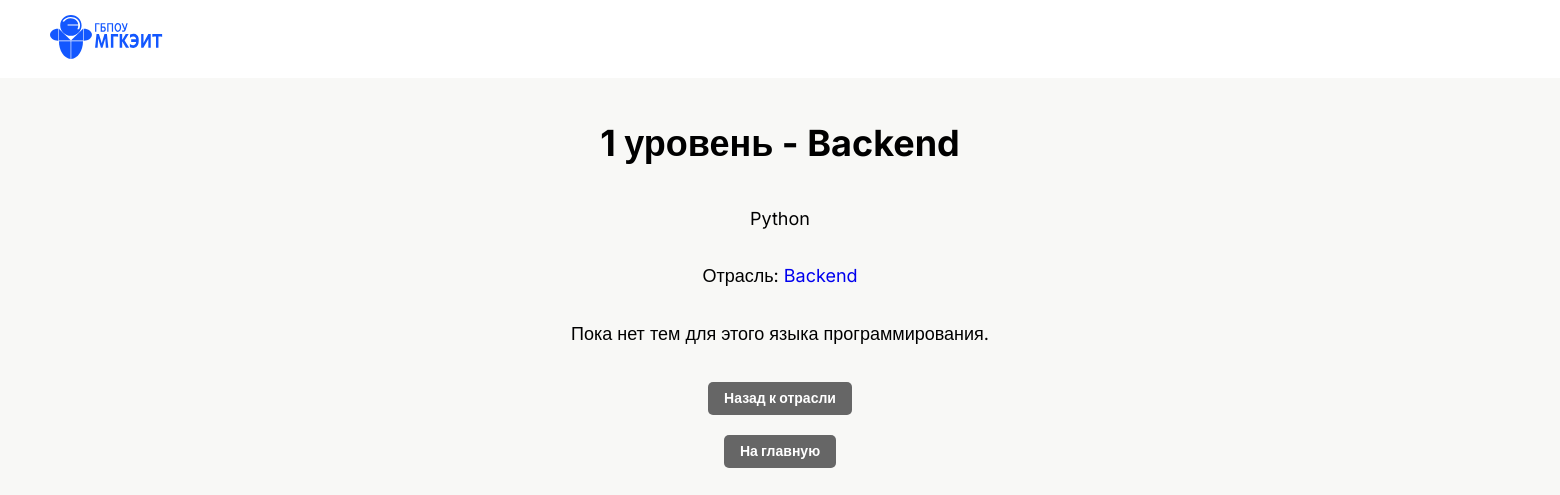
The app's page /sector/backend/lang/1/ with its own data.
### bazaznaniy/models.py (models this page shows, shortened)
class Lang(models.Model):
    sector = models.ForeignKey(Sector, on_delete=models.CASCADE,
                             related_name='langs', verbose_name='Отрасль')
    number = models.IntegerField('Уровень',
                                choices=[(1, '1 уровень'), (2, '2 уровень'),
                                        (3, '3 уровень'), (4, '4 уровень')])
    description = models.TextField('Описание', blank=True)
    is_active = models.BooleanField('Активен', default=True)
    class Meta:
        verbose_name = 'Язык Программирования'
        verbose_name_plural = 'Языки Программирования'
        ordering = ['sector', 'number']
        unique_together = ['sector', 'number']
    def __str__(self):
        return f"{self.number} уровень - {self.sector.name}"

class Sector(models.Model):
    name = models.CharField('Название', max_length=200)
    slug = models.SlugField('URL', unique=True, max_length=200, blank=True)
    order = models.IntegerField('Порядок отображения', default=0)
    is_active = models.BooleanField('Активна', default=True)
    created_at = models.DateTimeField('Дата создания', auto_now_add=True)
    class Meta:
        verbose_name = 'Отрасль'
        verbose_name_plural = 'Отрасли'
        ordering = ['order', 'name']

### bazaznaniy/views.py (the view)
# urls.py: path('sector/<slug:sector_slug>/lang/<int:lang_number>/', views.lang_detail, name='lang_detail'),
def lang_detail(request, sector_slug, lang_number):
    lang = get_object_or_404(Lang, sector__slug=sector_slug, number=lang_number)
    return render(request, 'bazaznaniy/lang_detail.html', {'lang': lang})

### bazaznaniy/templates/bazaznaniy/lang_detail.html (shortened to what this page needs)
{% extends 'bazaznaniy/layout.html' %}
{% load static %}
{% block content %}
<div class="content">
    <h1>{{ lang }}</h1>
    <p>{{ lang.description|default:"Описание отсутствует" }}</p>
    <p>Отрасль: <a href="{% url 'sector_detail' slug=lang.sector.slug %}">{{ lang.sector.name }}</a></p>
    {% if lang.topics.all %}
    <h2>Темы:</h2>
    <div class="topic-buttons">
        {% for topic in lang.topics.all %}
        <a href="{% url 'topic_detail' sector_slug=lang.sector.slug lang_number=lang.number topic_slug=topic.slug %}" class="topic-button">
            {{ topic.name }}
        </a>
        {% endfor %}
    </div>
    {% else %}
    <p>Пока нет тем для этого языка программирования.</p>
    {% endif %}
    <a href="{% url 'sector_detail' slug=lang.sector.slug %}" class="back-button">Назад к отрасли</a>
    <a href="{% url 'home' %}" class="back-button">На главную</a>
</div>
{% endblock %}

### bazaznaniy/static/bazaznaniy/css/style.css (style rules this page uses)
* { text-decoration: none; box-sizing: border-box; }
body { font-family: 'Inter', sans-serif; line-height: 1.2; background-color: #F8F8F6; margin: 0; padding: 0; font-size: 16px; }
.content { display: flex; flex-direction: column; align-items: center; width: 100%; max-width: 1400px; margin: 0 auto; padding: 20px; text-align: center; font-size: 18px; }
.back-button { display: inline-block; margin-top: 20px; padding: 8px 16px; background-color: #666; color: white; border-radius: 5px; font-size: 14px; font-weight: bold; transition: background-color 0.3s; }

### records on screen
Lang: number+sector "1 уровень - Backend", description "Python", sector.name "Backend"
